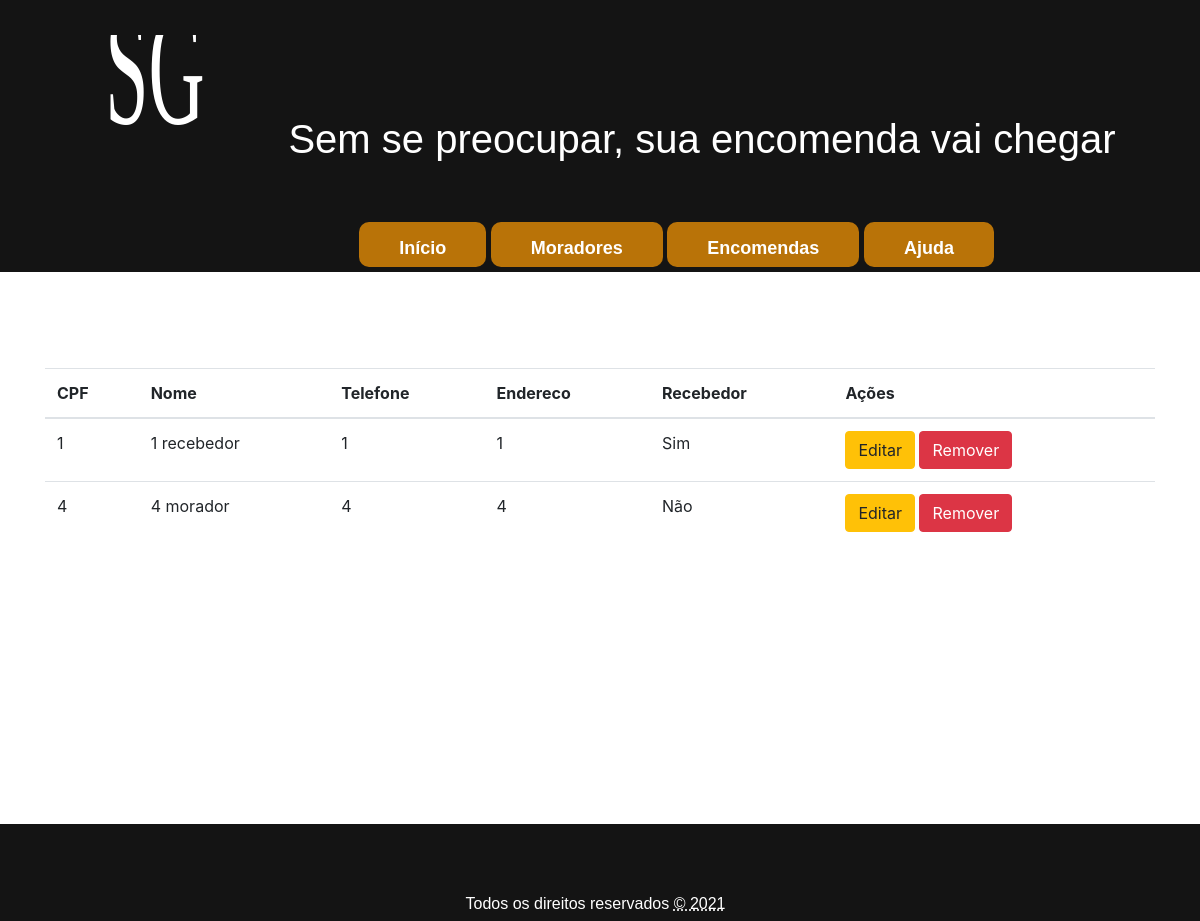
The page /pages/moradores/listar/lista.php on the database its author committed.
### tables this page shows
CREATE TABLE morador (
	
	id 			INT 			NOT NULL AUTO_INCREMENT,	
	nome 		VARCHAR(50) 	NOT NULL,
	cpf 		VARCHAR(14)	 	NOT NULL UNIQUE,
	telefone 	VARCHAR(20)		NOT NULL,
	endereco	VARCHAR(100)	NOT NULL,
	recebe 		INT 			NOT NULL,
	excluido 	INT 			NOT NULL,
	senha 		VARCHAR(8) 		NOT NULL,
	PRIMARY KEY (id)	
);

### database/funcoes_gerais.php (called while the page is built, shortened)
<?php
class Funcoes_gerais {
	private $conn;
	public function __construct($db) {
		$this->conn = $db;
	}
    public function lerRegistrosMoradoresAtivosInativos($nomeTabela, bool $excluido, $parametros = null, $fields = '*') {
        $parametros = $this->ajustaParametrosAndExcluido($parametros, $excluido);
        $query = "SELECT {$fields} FROM {$nomeTabela} {$parametros}";
        $result = $this->conn->query($query);
        $data = array();
        if(!$result) {
            return false;
        }
        else {
            foreach($result as $res) {
                $elementosDaBusca = array();
                for ($i=0; $i < sizeof($res); $i++) {
                    if($i % 2 == 0){
                        array_push($elementosDaBusca, $res[$i / 2]);
                    }
                }
                array_push($data, $elementosDaBusca);
            }
        }
        return $data;
    }
    private function ajustaParametrosAndExcluido($parametros, bool $excluido){
        if ($parametros !== null){
            if($excluido){
                $parametros = "WHERE ".$parametros." AND excluido = 1";
            }else{
                $parametros = "WHERE ".$parametros." AND excluido = 0";
            }
        }else {
            if($excluido){
                $parametros = "WHERE excluido = 1";
            }else{
                $parametros = "WHERE excluido = 0";
            }
        }
        return($parametros);
    }
}
?>

### pages/moradores/listar/lista.php (the view, shortened to what this page needs)
<?php
include_once("../../../template/top.php");
include_once("../../../database/funcoes_gerais.php");
$database = new Database();
$db = $database->getConnection();
$funcoesBanco = new Funcoes_gerais($db);
$moradores = $funcoesBanco-> lerRegistrosMoradoresAtivosInativos('morador', false);
?>
<div class="container">
    <div class="mt-5 row">
        <div class="mt-5 col-sm-12">
        <table class="table">
            <thead>
                <tr>
                    <th scope="col">CPF</th>
                    <th scope="col">Nome</th>
                    <th scope="col">Telefone</th>
                    <th scope="col">Endereco</th>
                    <th>Recebedor</th>
                    <th>Ações</th>
                </tr>
            </thead>
            <tbody>
                <?php foreach($moradores as $moradorRegistrado){ ?>
                    <tr>
                        <td><?= $moradorRegistrado['2']; ?></td>
                        <td><?= $moradorRegistrado['1']; ?></td>
                        <td><?= $moradorRegistrado['3']; ?></td>
                        <td><?= $moradorRegistrado['4']; ?></td>
                        <td><?php echo($moradorRegistrado['5'] == 0 ? "Não" : "Sim");?></td>
                        <td>
                            <a href="/SGE/src/pages/moradores/editar/formEditar.php?id=<?=$moradorRegistrado['0']?>" class="btn btn-warning" role="button">Editar</span></a>
                            <a href="/SGE/src/pages/moradores/editar/removerMorador.php?id=<?=$moradorRegistrado['0']?>" class="btn btn-danger" role="button">Remover</span></a>
                        </td>
                    </tr>
                <?php } ?>
            </tbody>
            </table>
        </div>
    </div>
</div>
<?php include_once("../../../template/bottom.php"); ?>

### public/css/top.css (style rules this page uses)
body { background-color: rgba(255,255,255,1); }

### rows shown on the page
morador: cpf "1", nome "1 recebedor", telefone "1", endereco "1", recebe "Sim"
morador: cpf "4", nome "4 morador", telefone "4", endereco "4", recebe "Não"
